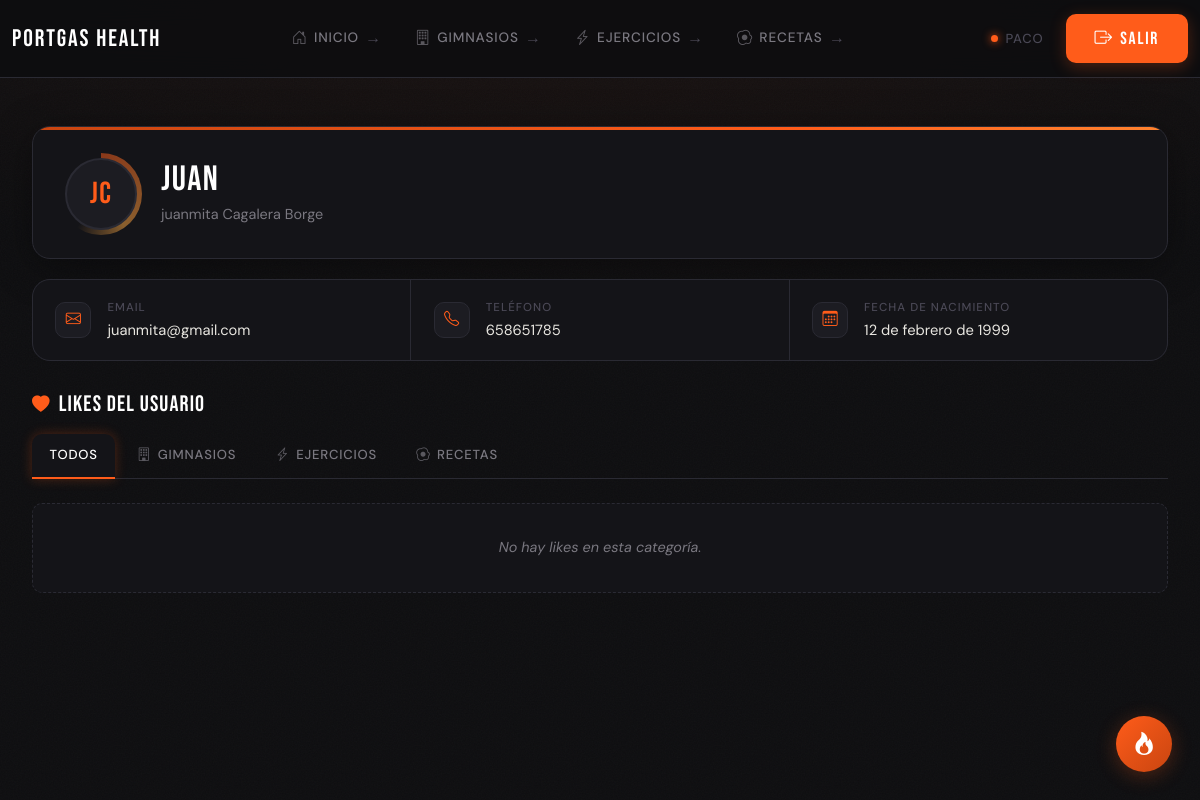
/usuarios/3/ (signed in), run on the app's committed database.
### usuarios/models.py (models this page shows, shortened)
class Usuario(AbstractUser):
    apellido2 = models.CharField(max_length=150, blank=True)
    telefono = models.CharField(max_length=20, blank=True)
    fecha_nacimiento = models.DateField(null=True, blank=True)

### usuarios/views.py (the view)
# urls.py: path("<int:pk>/", views.UsuarioDetalleView.as_view(), name="usuario_detalle"),
class UsuarioDetalleView(DetailView):
    model = User
    template_name = "usuarios/usuario_detalle.html"
    context_object_name = "usuario"
    def get_context_data(self, **kwargs):
        context = super().get_context_data(**kwargs)
        usuario = self.get_object()
        likes = usuario.likes.select_related("content_type")
        context["likes"] = likes
        context["likes_gimnasios"] = likes.filter(content_type__model="gimnasio")
        context["likes_ejercicios"] = likes.filter(content_type__model="ejercicio")
        context["likes_recetas"] = likes.filter(content_type__model="receta")
        return context

### templates/usuarios/usuario_detalle.html (shortened to what this page needs)
{% extends "base.html" %}
{% block content %}
<div class="profile-hero">
    <div class="profile-hero__bar"></div>
    <div class="profile-hero__body">
        <div class="profile-avatar">
            <span class="profile-avatar__initials">
                {{ usuario.first_name|first|upper }}{{ usuario.last_name|first|upper }}
            </span>
        </div>
        <div class="profile-meta">
            <h2 class="profile-username">{{ usuario.username }}</h2>
            <p class="profile-fullname">
                {{ usuario.first_name }} {{ usuario.last_name }} {{ usuario.apellido2 }}
            </p>
        </div>
    </div>
</div>
<div class="profile-details-grid">
    <div class="profile-detail-item">
        <span class="detail-icon"><i class="bi bi-envelope"></i></span>
        <div>
            <span class="detail-label">Email</span>
            <span class="detail-value">{{ usuario.email|default:"—" }}</span>
        </div>
    </div>
    <div class="profile-detail-item">
        <span class="detail-icon"><i class="bi bi-telephone"></i></span>
        <div>
            <span class="detail-label">Teléfono</span>
            <span class="detail-value">{{ usuario.telefono|default:"—" }}</span>
        </div>
    </div>
    <div class="profile-detail-item">
        <span class="detail-icon"><i class="bi bi-calendar3"></i></span>
        <div>
            <span class="detail-label">Fecha de nacimiento</span>
            <span class="detail-value">{{ usuario.fecha_nacimiento|default:"—" }}</span>
        </div>
    </div>
</div>
<div class="likes-section">
    <h3 class="likes-title">
        <i class="bi bi-heart-fill"></i> Likes del usuario
    </h3>
    <div class="profile-tabs" id="likeTabs" role="tablist">
        <button class="profile-tab active" data-bs-toggle="tab" data-bs-target="#todos" role="tab">
            Todos
        </button>
        <button class="profile-tab" data-bs-toggle="tab" data-bs-target="#gimnasios" role="tab">
            <i class="bi bi-building"></i> Gimnasios
        </button>
        <button class="profile-tab" data-bs-toggle="tab" data-bs-target="#ejercicios" role="tab">
            <i class="bi bi-lightning-charge"></i> Ejercicios
        </button>
        <button class="profile-tab" data-bs-toggle="tab" data-bs-target="#recetas" role="tab">
            <i class="bi bi-egg-fried"></i> Recetas
        </button>
    </div>
    <div class="tab-content profile-tab-content">
        <div class="tab-pane fade show active" id="todos" role="tabpanel">
            {% include "usuarios/likes_list.html" with likes=likes %}
        </div>
    </div>
</div>
{% endblock %}

### templates/base.html (shortened to what this page needs)
{% load static %}
<!DOCTYPE html>
<html lang="es">
<head>
    <link href="https://cdn.jsdelivr.net/npm/bootstrap@5.3.3/dist/css/bootstrap.min.css" rel="stylesheet">
    <link href="https://cdn.jsdelivr.net/npm/bootstrap-icons@1.11.3/font/bootstrap-icons.css" rel="stylesheet">
    <link rel="stylesheet" href="{% static 'css/style.css' %}">
    <link rel="stylesheet" href="{% static 'css/chat.css' %}">
</head>
<body>
<nav class="navbar navbar-expand-lg navbar-portgas">
    <div class="container" style="max-width:1200px">
        <a class="nav-brand" href="/">PORTGAS HEALTH</a>
        <div class="collapse navbar-collapse" id="mainNav">
            <ul class="navbar-nav nav-portgas mx-auto gap-1">
                <li class="nav-item">
                    <a class="nav-link" href="/"><i class="bi bi-house-door"></i>Inicio</a>
                </li>
                <li class="nav-item">
                    <a class="nav-link" href="/gimnasios/"><i class="bi bi-building"></i>Gimnasios</a>
                </li>
                <li class="nav-item">
                    <a class="nav-link" href="/ejercicios/"><i class="bi bi-lightning-charge"></i>Ejercicios</a>
                </li>
                <li class="nav-item">
                    <a class="nav-link" href="/recetas/"><i class="bi bi-egg-fried"></i>Recetas</a>
                </li>
            </ul>
            <div class="d-flex align-items-center gap-2 flex-wrap">
                {% if user.is_authenticated %}
                    <a href="{% url 'usuarios:usuario_detalle' user.pk %}" class="nav-user">
                        <span class="nav-user-dot"></span>
                        {{ user.username }}
                    </a>
                    <form method="POST" action="/logout/">
                        <button type="submit" class="btn-nav-logout">
                            <i class="bi bi-box-arrow-right"></i>Salir
                        </button>
                    </form>
                {% else %}
                    <a href="/login/" class="btn-nav-login">
                        <i class="bi bi-person"></i>Entrar
                    </a>
                {% endif %}
            </div>
        </div>
    </div>
</nav>
<main>
    {% block content %}{% endblock %}
</main>
{% include "chatbot.html" %}
</body>
</html>

### templates/usuarios/usuario_detalle.html (style rules this page uses)
.profile-hero { background: var(--surface); border: 1px solid var(--border); border-radius: var(--radius-lg); overflow: hidden; margin-bottom: 1.25rem; box-shadow: 0 8px 40px rgba(0,0,0,0.35); animation: fadeUp 0.5s ease both; }
.profile-hero__bar { height: 3px; background: linear-gradient(90deg, var(--fire-dim), var(--fire), var(--ember), var(--fire)); background-size: 200% 100%; animation: bar-slide 3s linear infinite; }
.profile-hero__body { display: flex; align-items: center; gap: 1.5rem; padding: 1.75rem 2rem; flex-wrap: wrap; }
.profile-avatar { position: relative; flex-shrink: 0; }
.profile-avatar__initials { display: flex; align-items: center; justify-content: center; width: 72px; height: 72px; border-radius: 50%; background: var(--surface-2); border: 2px solid var(--border); font-family: var(--font-display); font-size: 1.9rem; letter-spacing: 0.05em; color: var(--fire); position: relative; z-index: 1; }
.profile-meta { flex: 1; min-width: 0; }
.profile-username { font-family: var(--font-display); font-size: clamp(1.6rem, 3vw, 2.2rem); letter-spacing: 0.04em; background: linear-gradient(135deg, var(--white) 30%, var(--ember) 70%, var(--fire) 100%); -webkit-background-clip: text; -webkit-text-fill-color: transparent; background-clip: text; margin-bottom: 0.25rem; }
.profile-fullname { font-size: 0.9rem; color: var(--text-muted); margin: 0; }
.profile-details-grid { display: grid; grid-template-columns: repeat(auto-fit, minmax(220px, 1fr)); gap: 1px; background: var(--border); border: 1px solid var(--border); border-radius: var(--radius-lg); overflow: hidden; margin-bottom: 2rem; animation: fadeUp 0.5s 0.1s ease both; }
.profile-detail-item { display: flex; align-items: center; gap: 1rem; background: var(--surface); padding: 1.1rem 1.4rem; transition: background var(--transition); }
.detail-icon { display: flex; align-items: center; justify-content: center; width: 36px; height: 36px; border-radius: 10px; background: var(--surface-2); border: 1px solid var(--border); color: var(--fire); font-size: 0.95rem; flex-shrink: 0; transition: box-shadow var(--transition); }
.detail-label { display: block; font-size: 0.72rem; font-weight: 500; text-transform: uppercase; letter-spacing: 0.09em; color: var(--text-dim); margin-bottom: 0.1rem; }
.detail-value { display: block; font-size: 0.92rem; color: var(--text); font-weight: 400; }
.likes-section { animation: fadeUp 0.5s 0.15s ease both; }
.likes-title { font-family: var(--font-display); font-size: 1.4rem; letter-spacing: 0.05em; color: var(--white); display: flex; align-items: center; gap: 0.5rem; margin-bottom: 1rem; }
.likes-title i { color: var(--fire); font-size: 1.1rem; }
.profile-tabs { display: flex; gap: 0.25rem; border-bottom: 1px solid var(--border); margin-bottom: 1.5rem; flex-wrap: wrap; }
.profile-tab { font-family: var(--font-body); font-size: 0.82rem; font-weight: 500; letter-spacing: 0.06em; text-transform: uppercase; color: var(--text-muted); background: transparent; border: none; border-bottom: 2px solid transparent; padding: 0.65rem 1.1rem; margin-bottom: -1px; cursor: pointer; display: inline-flex; align-items: center; gap: 0.4rem; transition: color var(--transition), border-color var(--transition), background var(--transition); border-radius: var(--radius) var(--radius) 0 0; }
.profile-tab i { font-size: 0.85rem; opacity: 0.7; transition: opacity var(--transition); }
.profile-tab.active { color: var(--white); border-bottom-color: var(--fire); background: var(--surface); box-shadow: 0 0 12px var(--fire-glow); }

### data on the page
Usuario: username "PACO"
Usuario: first_name|first "J", last_name|first "C", username "juan", first_name "juanmita", last_name "Cagalera", apellido2 "Borge", email "juanmita@gmail.com", telefono "658651785", fecha_nacimiento "12 de febrero de 1999"
